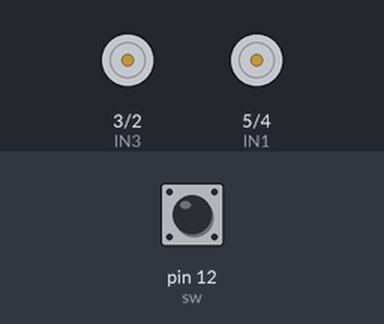
The sketch below on a simulated Arduino Uno, built with avr-gcc and run on an emulated ATmega328P. Shown: motor-driver pin pairs drawn as motors (green arrow = first pin HIGH = forward, orange = second pin HIGH = backward, longer = more drive). The inputs (shaded band) are chosen by the test bench; at power-on: pin 12 (sw) HIGH.

Above: at 1.2 s.
1.3 s: pin 12 (sw) pulled LOW for 0.15 s
At 1.8 s:
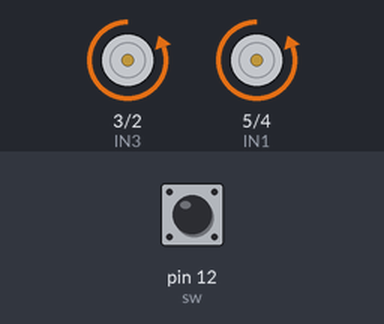
4.4 s: pin 12 (sw) pulled LOW for 1 s
At 8.1 s:
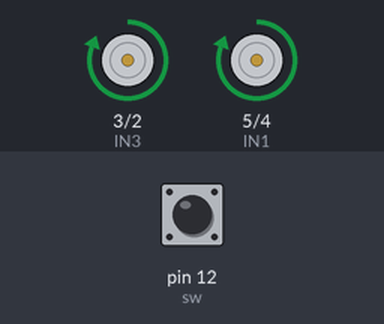
8.4 s: pin 12 (sw) pulled LOW for 3.2 s
At 10.3 s:
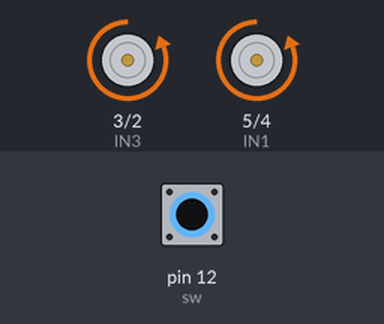
Timing chart, 0 to 14.8 s (numbered marks = the images above; inputs shaded):
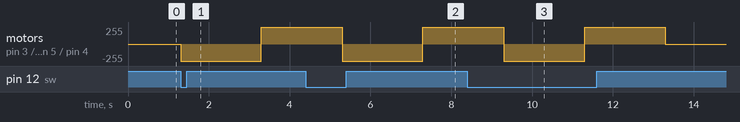

The sketch:

DCMotorsControlSystem.ino
```cpp
int IN1 = 5;
int IN2 = 4;
int IN3 = 3;
int IN4 = 2;
int sw = 12;

void setup() {
pinMode(IN1,OUTPUT);
pinMode(IN2,OUTPUT);
pinMode(IN3,OUTPUT);
pinMode(IN4,OUTPUT);
pinMode(sw,INPUT_PULLUP);
}

void loop() {

  if (digitalRead(sw) == 0) {
    digitalWrite(IN1,0);
    digitalWrite(IN2,1);
    digitalWrite(IN4,1);
    digitalWrite(IN3,0);
     delay(2000);
    digitalWrite(IN1,1);
    digitalWrite(IN2,0);
    digitalWrite(IN4,0);
    digitalWrite(IN3,1);
     delay(2000); }
  else {
    digitalWrite(IN1,0);
    digitalWrite(IN2,0);
    digitalWrite(IN4,0);
    digitalWrite(IN3,0); }

}
```

Measured:
- after the input at 1.3 s, motor on pin 3 (IN3) / pin 2 (IN4), motor on pin 5 (IN1) / pin 4 (IN2): stopped → backward 255/255 at once, → forward 255/255 2.0 s later
- after the input at 4.4 s, motor on pin 3 (IN3) / pin 2 (IN4), motor on pin 5 (IN1) / pin 4 (IN2): forward 255/255 → backward 255/255 after 0.90 s, → forward 255/255 2.0 s later
- after the input at 8.4 s, motor on pin 3 (IN3) / pin 2 (IN4), motor on pin 5 (IN1) / pin 4 (IN2): forward 255/255 → backward 255/255 after 0.90 s, → forward 255/255 2.0 s later, → stopped 2.0 s later
